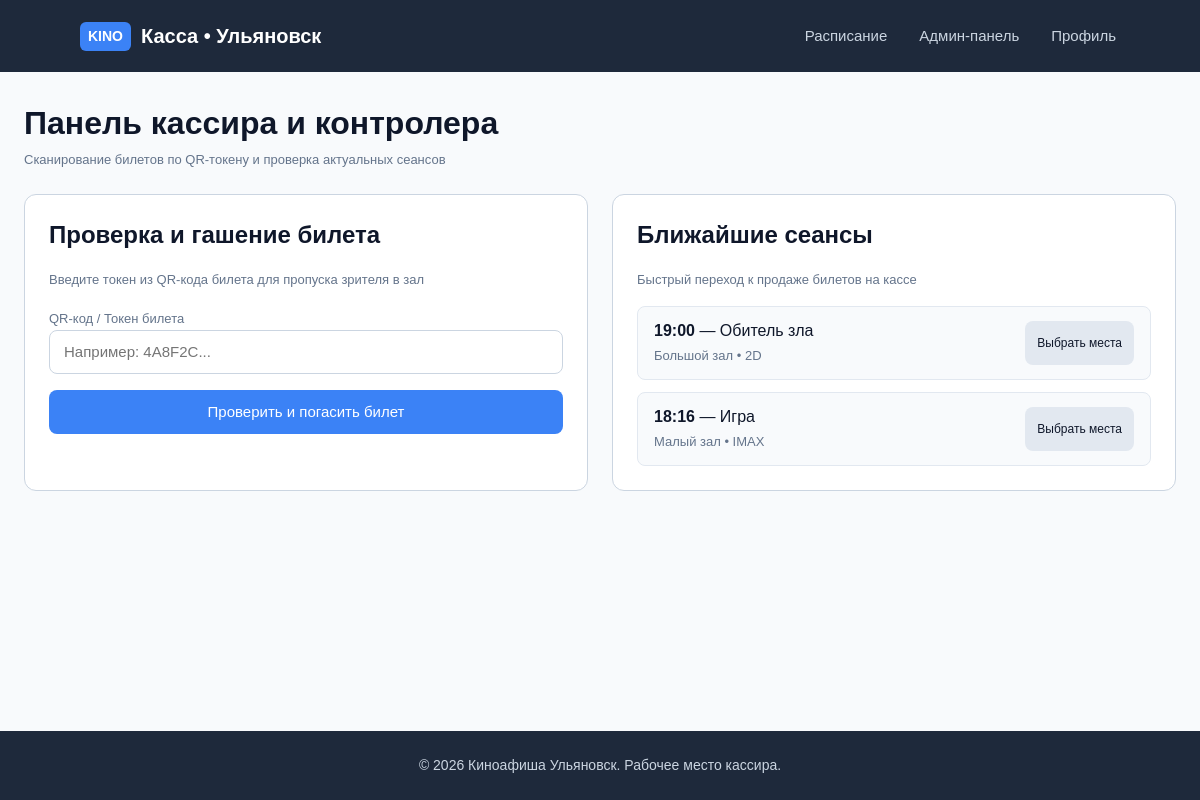
Screenshot of /cashier/ (signed in) with the database file from the repository.
### app/models.py (models this page shows, shortened)
class Session(models.Model):
    FORMAT_CHOICES = [
        ("2D", "2D"),
        ("3D", "3D"),
        ("IMAX", "IMAX"),
    ]
    STATUS_CHOICES = [
        ("scheduled", "Запланирован"),
        ("ongoing", "Идёт"),
        ("finished", "Завершён"),
        ("cancelled", "Отменён"),
    ]
    movie = models.ForeignKey(
        Movie,
        on_delete=models.PROTECT,
        related_name="sessions",
        verbose_name="Фильм",
    )
    hall = models.ForeignKey(
        Hall,
        on_delete=models.PROTECT,
        related_name="sessions",
        verbose_name="Зал",
    )
    start_time = models.DateTimeField(verbose_name="Время начала")
    end_time = models.DateTimeField(verbose_name="Время окончания")
    format = models.CharField(
        max_length=20, choices=FORMAT_CHOICES, default="2D", verbose_name="Формат"
    )
    language = models.CharField(
        max_length=50, default="Русский", verbose_name="Язык / Озвучка"
    )
    status = models.CharField(
        max_length=20,
        choices=STATUS_CHOICES,
        default="scheduled",
        verbose_name="Статус сеанса",
    )
    class Meta:
        verbose_name = "Сеанс"
        verbose_name_plural = "Сеансы"
        ordering = ["start_time"]

class Movie(models.Model):
    STATUS_CHOICES = [
        ("in_poster", "В афише"),
        ("hidden", "Скрыт"),
        ("archived", "Снят с показа"),
    ]
    title = models.CharField(max_length=255, verbose_name="Название фильма")
    description = models.TextField(verbose_name="Описание")
    duration_minutes = models.PositiveIntegerField(verbose_name="Длительность (мин)")
    age_rating = models.CharField(max_length=10, verbose_name="Возрастной рейтинг")
    release_year = models.PositiveIntegerField(verbose_name="Год релиза")
    poster = models.ImageField(
        upload_to="posters/", blank=True, null=True, verbose_name="Постер"
    )
    status = models.CharField(
        max_length=20,
        choices=STATUS_CHOICES,
        default="in_poster",
        verbose_name="Статус показа",
    )
    average_rating = models.DecimalField(
        max_digits=3,
        decimal_places=2,
        default=0.00,
        verbose_name="Средний рейтинг",
    )
    class Meta:
        verbose_name = "Фильм"
        verbose_name_plural = "Фильмы"
        ordering = ["-release_year", "title"]

class Hall(models.Model):
    STATUS_CHOICES = [
        ("active", "Активен"),
        ("repair", "На ремонте"),
        ("closed", "Закрыт"),
    ]
    name = models.CharField(max_length=100, unique=True, verbose_name="Название зала")
    capacity = models.PositiveIntegerField(verbose_name="Вместимость")
    layout_config = models.TextField(
        blank=True, null=True, verbose_name="Конфигурация зала (JSON)"
    )
    status = models.CharField(
        max_length=20,
        choices=STATUS_CHOICES,
        default="active",
        verbose_name="Статус зала",
    )
    class Meta:
        verbose_name = "Зал"
        verbose_name_plural = "Залы"
        ordering = ["name"]

### app/views.py (the view, shortened to what this page needs)
# urls.py: path("cashier/", views.cashier_panel_view, name="cashier_panel"),
@staff_member_required
def cashier_panel_view(request):
    search_query = request.GET.get("q", "").strip()
    ticket = None
    error_message = None
    success_message = None
    now = timezone.now()
    active_sessions = (
        Session.objects.filter(start_time__gte=now, status="scheduled")
        .select_related("movie", "hall")
        .order_by("start_time")[:10]
    )
    context = {
        "active_sessions": active_sessions,
        "scanned_ticket": ticket,
        "error_message": error_message,
        "success_message": success_message,
        "search_query": search_query,
    }
    return render(request, "app/cashier_panel.html", context)

### app/templates/app/cashier_panel.html (shortened to what this page needs)
{% load static %}
<!DOCTYPE html>
<html lang="ru">
<head>
    <link rel="stylesheet" href="{% static 'css/style.css' %}">
</head>
<body>
    <header class="header">
        <a href="{% url 'movie_list' %}" class="logo-link">
            <div class="logo">
                <span class="logo-badge">KINO</span> Касса • Ульяновск
            </div>
        </a>
        <nav class="nav">
            <a href="{% url 'schedule' %}">Расписание</a>
            <a href="{% url 'admin:index' %}" target="_blank">Админ-панель</a>
            <a href="{% url 'profile' %}">Профиль</a>
        </nav>
    </header>
    <main class="container">
        <section class="cashier-header-section">
            <h1>Панель кассира и контролера</h1>
            <p class="caption">Сканирование билетов по QR-токену и проверка актуальных сеансов</p>
        </section>
        <div class="cashier-grid">
            <div class="cashier-card">
                <h2>Проверка и гашение билета</h2>
                <p class="caption">Введите токен из QR-кода билета для пропуска зрителя в зал</p>
                <form method="post" class="cashier-form">
                    <div class="form-group" style="margin: 16px 0;">
                        <label for="qr_code" class="caption">QR-код / Токен билета</label>
                        <input type="text" id="qr_code" name="qr_code" class="form-control" placeholder="Например: 4A8F2C..." required autofocus>
                    </div>
                    <button type="submit" class="btn btn-primary btn-full">Проверить и погасить билет</button>
                </form>
            </div>
            <div class="cashier-card">
                <h2>Ближайшие сеансы</h2>
                <p class="caption">Быстрый переход к продаже билетов на кассе</p>
                <div class="cashier-sessions-list">
                    {% for session in active_sessions %}
                        <div class="cashier-session-row">
                            <div>
                                <strong>{{ session.start_time|date:"H:i" }}</strong> — {{ session.movie.title }}
                                <br><span class="caption">{{ session.hall.name }} • {{ session.format }}</span>
                            </div>
                            <a href="{% url 'session_booking' session.id %}" class="btn btn-secondary" style="font-size: 12px; padding: 6px 12px;">Выбрать места</a>
                        </div>
                    {% empty %}
                        <p class="caption">Нет активных сеансов на ближайшее время.</p>
                    {% endfor %}
                </div>
            </div>
        </div>
    </main>
    <footer class="footer">
        <p>© 2026 Киноафиша Ульяновск. Рабочее место кассира.</p>
    </footer>
</body>
</html>

### app/static/css/style.css (style rules this page uses)
* { box-sizing: border-box; margin: 0; padding: 0; }
body { font-family: Arial, Helvetica, sans-serif; background-color: #f8fafc; color: #0f172a; line-height: 1.5; display: flex; flex-direction: column; min-height: 100vh; }
.container { max-width: 1280px; width: 100%; margin: 0 auto; padding: 32px 24px; flex: 1; }
h1 { font-size: 32px; font-weight: 700; line-height: 1.2; margin-bottom: 8px; }
h2 { font-size: 24px; font-weight: 600; line-height: 1.3; margin-bottom: 20px; }
.caption { font-size: 13px; color: #64748b; }
.header { background-color: #1e293b; color: #ffffff; padding: 16px 80px; display: flex; align-items: center; justify-content: space-between; gap: 24px; }
.logo-link { text-decoration: none; color: inherit; display: inline-flex; align-items: center; }
.logo { font-size: 20px; font-weight: 700; display: flex; align-items: center; gap: 10px; color: #ffffff; }
.logo-badge { background-color: #3b82f6; padding: 4px 8px; border-radius: 6px; font-size: 14px; color: #ffffff; }
.nav { display: flex; gap: 24px; align-items: center; flex-wrap: wrap; }
.nav a { color: #cbd5e1; text-decoration: none; font-size: 15px; font-weight: 500; padding: 8px 4px; min-height: 40px; display: inline-flex; align-items: center; }
.btn { display: inline-flex; align-items: center; justify-content: center; min-height: 44px; padding: 10px 20px; border-radius: 8px; font-size: 15px; font-weight: 500; border: none; cursor: pointer; text-decoration: none; text-align: center; }
.btn-primary { background-color: #3b82f6; color: #ffffff; }
.btn-secondary { background-color: #e2e8f0; color: #0f172a; }
.btn-full { width: 100%; }
.form-control { width: 100%; min-height: 44px; padding: 10px 14px; border-radius: 8px; border: 1px solid #cbd5e1; background-color: #ffffff; color: #0f172a; font-size: 15px; }
.cashier-header-section { margin-bottom: 24px; }
.cashier-grid { display: grid; grid-template-columns: 1fr 1fr; gap: 24px; }
.cashier-card { background-color: #ffffff; border: 1px solid #cbd5e1; border-radius: 12px; padding: 24px; }
.cashier-sessions-list { display: flex; flex-direction: column; gap: 12px; margin-top: 16px; max-height: 420px; overflow-y: auto; }
.cashier-session-row { display: flex; justify-content: space-between; align-items: center; background-color: #f8fafc; border: 1px solid #e2e8f0; padding: 12px 16px; border-radius: 8px; flex-wrap: wrap; gap: 10px; }
.footer { background-color: #1e293b; color: #cbd5e1; padding: 24px 16px; text-align: center; margin-top: 48px; font-size: 14px; }

### rows the page displays
Session: start_time "19:00", movie "Обитель зла", hall.name "Большой зал", format "2D"
Session: start_time "18:16", movie "Игра", hall.name "Малый зал", format "IMAX"
